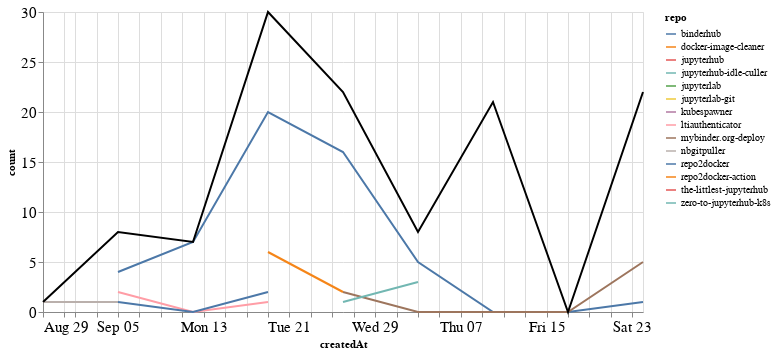

Notebook code for this chart:
### Markdown cell above
### Comments

### Code cell
comments_time = comments.groupby('repo').resample('W', on='createdAt').count()['author'].reset_index()
comments_time = comments_time.rename(columns={'author': 'count'})
comments_time_total = comments_time.groupby('createdAt').agg({"count": "sum"}).reset_index()
ch1 = alt.Chart(comments_time, width=600).mark_line().encode(
    x='createdAt',
    y='count',
    color='repo',
    tooltip="repo"
)

ch2 = alt.Chart(comments_time_total, width=600).mark_line(color="black").encode(
    x='createdAt',
    y='count',
)

ch1 + ch2

### Figure 1 — Vega-Lite specification as saved in the notebook (floating-point values rounded to 4 significant figures)
{"config": {"axisLeft": {"labelFontSize": 15}, "axisBottom": {"labelFontSize": 15}}, "layer": [{"data": {"name": "data-0e1a806d667421c954544b9e269020a0"}, "mark": "line", "encoding": {"color": {"type": "nominal", "field": "repo"}, "tooltip": {"type": "nominal", "field": "repo"}, "x": {"type": "temporal", "field": "createdAt"}, "y": {"type": "quantitative", "field": "count"}}, "width": 600}, {"data": {"name": "data-3eeb03b702331760a592cd33e13f0982"}, "mark": {"type": "line", "color": "black"}, "encoding": {"x": {"type": "temporal", "field": "createdAt"}, "y": {"type": "quantitative", "field": "count"}}, "width": 600}], "$schema": "https://vega.github.io/schema/vega-lite/v4.8.1.json", "datasets": {"data-0e1a806d667421c954544b9e269020a0": [{"repo": "binderhub", "createdAt": "2021-09-05T00:00:00", "count": 4}, {"repo": "binderhub", "createdAt": "2021-09-12T00:00:00", "count": 7}, {"repo": "binderhub", "createdAt": "2021-09-19T00:00:00", "count": 20}, {"repo": "binderhub", "createdAt": "2021-09-26T00:00:00", "count": 16}, {"repo": "binderhub", "createdAt": "2021-10-03T00:00:00", "count": 5}, {"repo": "binderhub", "createdAt": "2021-10-10T00:00:00", "count": 0}, {"repo": "binderhub", "createdAt": "2021-10-17T00:00:00", "count": 0}, {"repo": "binderhub", "createdAt": "2021-10-24T00:00:00", "count": 1}, {"repo": "docker-image-cleaner", "createdAt": "2021-09-19T00:00:00", "count": 6}, {"repo": "docker-image-cleaner", "createdAt": "2021-09-26T00:00:00", "count": 2}, {"repo": "jupyterhub", "createdAt": "2021-10-10T00:00:00", "count": 17}, {"repo": "jupyterhub-idle-culler", "createdAt": "2021-09-26T00:00:00", "count": 1}, {"repo": "jupyterlab", "createdAt": "2021-10-10T00:00:00", "count": 1}, {"repo": "jupyterlab-git", "createdAt": "2021-10-10T00:00:00", "count": 3}, {"repo": "kubespawner", "createdAt": "2021-10-24T00:00:00", "count": 1}, {"repo": "ltiauthenticator", "createdAt": "2021-09-05T00:00:00", "count": 2}, {"repo": "ltiauthenticator", "createdAt": "2021-09-12T00:00:00", "count": 0}, {"repo": "ltiauthenticator", "createdAt": "2021-09-19T00:00:00", "count": 1}, {"repo": "mybinder.org-deploy", "createdAt": "2021-09-26T00:00:00", "count": 2}, {"repo": "mybinder.org-deploy", "createdAt": "2021-10-03T00:00:00", "count": 0}, {"repo": "mybinder.org-deploy", "createdAt": "2021-10-10T00:00:00", "count": 0}, {"repo": "mybinder.org-deploy", "createdAt": "2021-10-17T00:00:00", "count": 0}, {"repo": "mybinder.org-deploy", "createdAt": "2021-10-24T00:00:00", "count": 5}, {"repo": "nbgitpuller", "createdAt": "2021-08-29T00:00:00", "count": 1}, {"repo": "nbgitpuller", "createdAt": "2021-09-05T00:00:00", "count": 1}, {"repo": "repo2docker", "createdAt": "2021-09-05T00:00:00", "count": 1}, {"repo": "repo2docker", "createdAt": "2021-09-12T00:00:00", "count": 0}, {"repo": "repo2docker", "createdAt": "2021-09-19T00:00:00", "count": 2}, {"repo": "repo2docker-action", "createdAt": "2021-09-19T00:00:00", "count": 1}, {"repo": "the-littlest-jupyterhub", "createdAt": "2021-10-24T00:00:00", "count": 15}, {"repo": "zero-to-jupyterhub-k8s", "createdAt": "2021-09-26T00:00:00", "count": 1}, {"repo": "zero-to-jupyterhub-k8s", "createdAt": "2021-10-03T00:00:00", "count": 3}], "data-3eeb03b702331760a592cd33e13f0982": [{"createdAt": "2021-08-29T00:00:00", "count": 1}, {"createdAt": "2021-09-05T00:00:00", "count": 8}, {"createdAt": "2021-09-12T00:00:00", "count": 7}, {"createdAt": "2021-09-19T00:00:00", "count": 30}, {"createdAt": "2021-09-26T00:00:00", "count": 22}, {"createdAt": "2021-10-03T00:00:00", "count": 8}, {"createdAt": "2021-10-10T00:00:00", "count": 21}, {"createdAt": "2021-10-17T00:00:00", "count": 0}, {"createdAt": "2021-10-24T00:00:00", "count": 22}]}}
